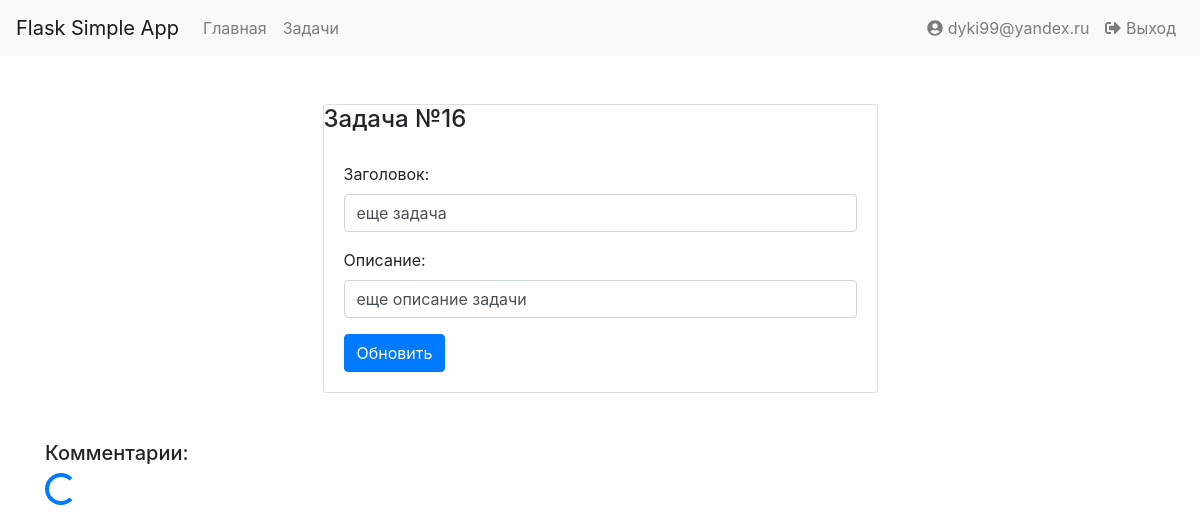
Before: /tasks/16 (signed in) with the older database file.
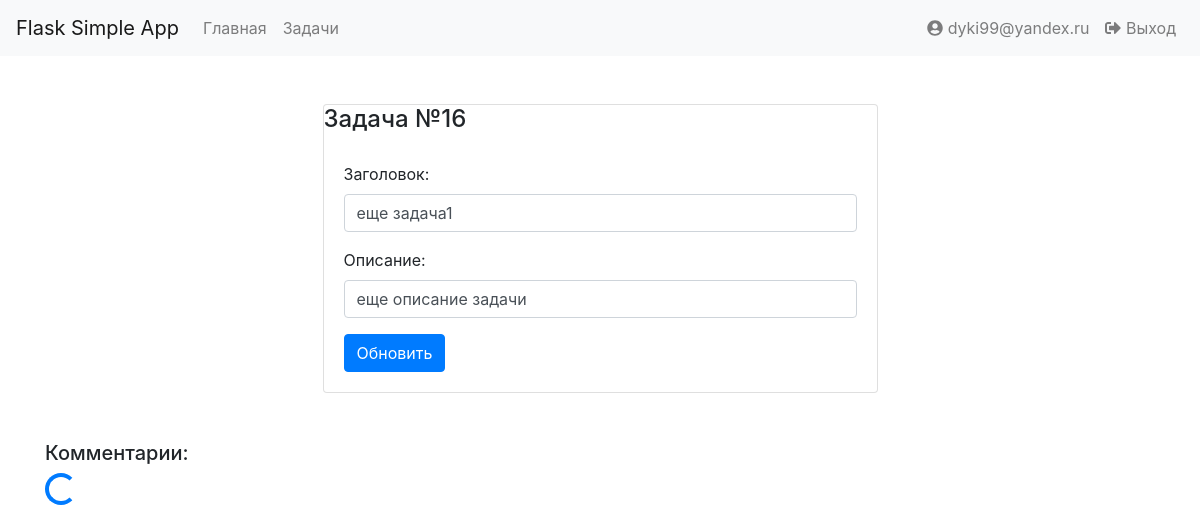
After: the same page with the newer database file.
### tables this page shows
CREATE TABLE "tasks" (
	"id"	integer NOT NULL,
	"title"	varchar(100) NOT NULL,
	"description"	text,
	"id_user"	int NOT NULL,
	"condition"	INTEGER NOT NULL DEFAULT 0,
	CONSTRAINT "tasks_pk" PRIMARY KEY("id" AUTOINCREMENT),
	FOREIGN KEY("id_user") REFERENCES "users" on update cascade on delete cascade
);

### app.py (the view)
@app.route('/tasks/<int:task_id>', methods=['GET'])
def get_task(task_id: int):
    if 'user_id' in session:
        user_id = session['user_id']
        user = Storage.get_user_by_id(user_id)
        task = Storage.get_task_by_id(task_id)
        if task.user.id != user.id:
            return redirect('/tasks')
        else:
            return render_template('pages/task.html', page_title='Отредактировать задачу', task=task, user=user)
    else:
        return redirect('/login')

### storage/__init__.py (called while the page is built)
    @staticmethod
    def get_user_by_id(id: int) -> User:
        user_data = db.execute('SELECT * FROM users WHERE id=?', (id,)).fetchone()
        if user_data:
            return User(id=user_data[0], email=user_data[1], password=user_data[2])
        else:
            return None

    @staticmethod
    def get_task_by_id(task_id: int) -> Task:
        task_data = db.execute('SELECT * from tasks where tasks.id=?', (task_id,)).fetchone()
        if task_data:
            user = Storage.get_user_by_id(task_data[3])
            return Task(id=task_data[0], title=task_data[1], description=task_data[2], user=user, condition=task_data[4])
        else:
            return None

### templates/pages/task.html (shortened to what this page needs)
{% extends "layouts/base_layout.html" %}
{% block main %}
    <section class="card card-default w-50 mx-auto">
        <h4>Задача №{{ task.id }}</h4>
        <form action="/create_task/{{ task.id }}" method="POST" class="card-body">
            <div class="form-group">
                <label for="title-input">Заголовок:</label>
                <input type="text" name="title-input" class="form-control" id="title-input" placeholder="Заголовок задачи" value="{{ task.title }}">
            </div>
            <div class="form-group">
                <label for="description-input">Описание:</label>
                <input type="text" name="description-input" class="form-control" id="description-input" value="{{ task.description }}">
            </div>
            <button type="submit" class="btn btn-primary">Обновить</button>
        </form>
    </section>
        <div class="mt-5" id="comments_{{ task.id }}">
            <h5>Комментарии:</h5>
            <div class="spinner-border text-primary" role="status" id="spinner_loading"></div>
        </div>
{% endblock %}

Changed rows visible on the page:
changed tasks "еще описание задачи": title-input "еще задача" → "еще задача1"
